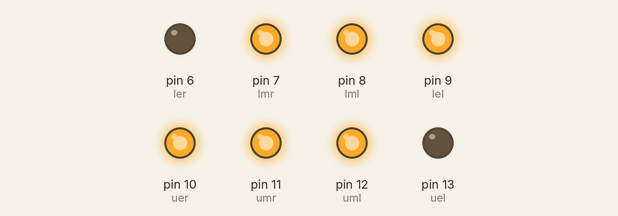
The sketch below on a simulated Arduino Uno, built with avr-gcc and run on an emulated ATmega328P. On the bench: output pins drawn as LEDs (lit = HIGH).

Above: at 0.5 s.
At 1.5 s:
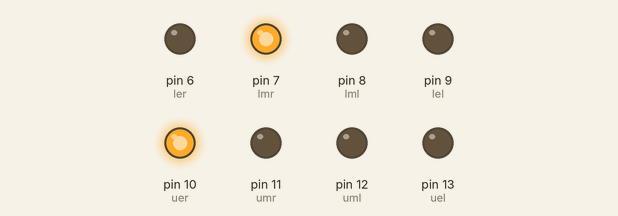
At 3.5 s:
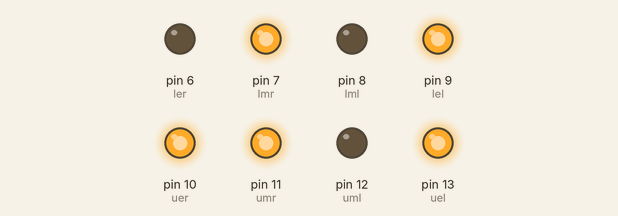
At 6.5 s:
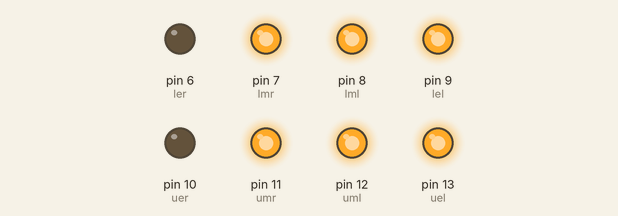
At 9.5 s:
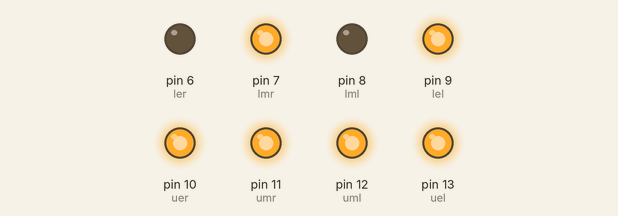
At 13.5 s:
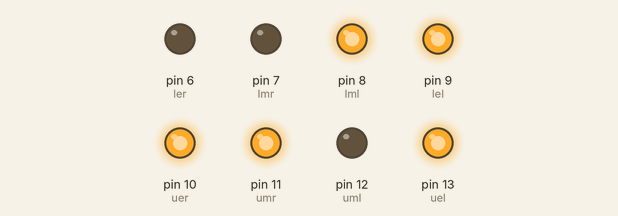
Timing chart, 0 to 14.3 s (numbered marks = the images above):
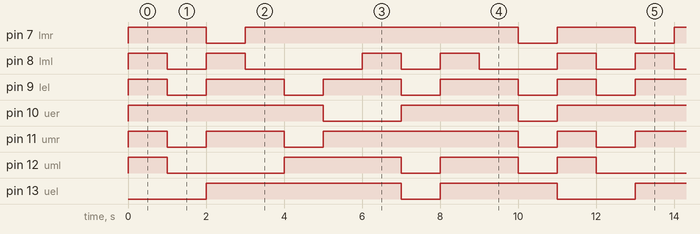

The sketch:

7_Segment_Display.ino
```cpp
int uel = 13;
int uml = 12;
int umr = 11;
int uer = 10;
int lel = 9;
int lml = 8;
int lmr = 7;
int ler = 6;

int pin[]={uel,uml,umr,uer,lel,lml,lmr};
int a9[]={1,1,1,1,1,0,1};
int a8[]={1,1,1,1,1,1,1};
int a7[]={0,0,1,1,0,0,1};
int a6[]={1,1,1,0,1,1,1};
int a5[]={1,1,1,0,1,0,1};
int a4[]={1,1,0,1,0,0,1};
int a3[]={1,0,1,1,1,0,1};
int a2[]={1,0,1,1,1,1,0};
int a1[]={0,0,0,1,0,0,1};
int a0[]={0,1,1,1,1,1,1};
int dash[]={1,0,0,0,0,0,0};

void setup()
{

 pinMode(uel,OUTPUT);
 pinMode(uml,OUTPUT);
 pinMode(umr,OUTPUT);
 pinMode(uer,OUTPUT);
 pinMode(lel,OUTPUT);
 pinMode(lml,OUTPUT);
 pinMode(lmr,OUTPUT);
 pinMode(ler,OUTPUT);

}


void loop() {
for(int j=0;j<=10;j++)
{
 switch(j)
 {

case 9:
{
  for(int i=0;i<7;i++)
 {
  digitalWrite(pin[i],a9[i]);
  }


 }
 break;
case 8:
{
for(int i=0;i<7;i++)
 {
  digitalWrite(pin[i],a8[i]);
  }
}
break;


 break;
case 7:
{
for(int i=0;i<7;i++)
 {
  digitalWrite(pin[i],a7[i]);
  }


 }
 break;
case 6:
{
for(int i=0;i<7;i++)
 {
  digitalWrite(pin[i],a6[i]);
  }


 }
 break;
case 5:
{
  for(int i=0;i<7;i++)
 {
  digitalWrite(pin[i],a5[i]);
  }


 }
 break;
case 4:
{
  for(int i=0;i<7;i++)
 {
  digitalWrite(pin[i],a4[i]);
  }


 }
 break;
case 3:
{
  for(int i=0;i<7;i++)
 {
  digitalWrite(pin[i],a3[i]);
  }


 }
 break;
case 2:
{
  for(int i=0;i<7;i++)
 {
  digitalWrite(pin[i],a2[i]);
  }


 }
 break;
case 1:
{
  for(int i=0;i<7;i++)
 {
  digitalWrite(pin[i],a1[i]);
  }


 }
 break;
case 0:
{
  for(int i=0;i<7;i++)

 {
  digitalWrite(pin[i],a0[i]);
  }
}


 break;
 default :
 {
 for(int i=0;i<7;i++)

 {
  digitalWrite(pin[i],dash[i]);
  }
  }


}
delay(1000);
 }
}
```

Measured:
- by itself, pin 7 (lmr): repeats every 11.0 s: LOW 1.0 s, HIGH 7.0 s, LOW 1.0 s, HIGH 2.0 s
- by itself, pin 8 (lml): repeats every 11.0 s: LOW 1.0 s, HIGH 1.0 s, LOW 3.0 s, HIGH 1.0 s, LOW 1.0 s, HIGH 1.0 s, LOW 2.0 s, HIGH 1.0 s
- by itself, pin 9 (lel): repeats every 11.0 s: 3 × (LOW 1.0 s, HIGH 2.0 s), LOW 1.0 s, HIGH 1.0 s
- by itself, pin 10 (uer): repeats every 11.0 s: LOW 2.0 s, HIGH 3.0 s, LOW 1.0 s, HIGH 5.0 s
- by itself, pin 11 (umr): repeats every 11.0 s: LOW 1.0 s, HIGH 2.0 s, LOW 1.0 s, HIGH 5.0 s, LOW 1.0 s, HIGH 1.0 s
- by itself, pin 12 (uml): repeats every 11.0 s: LOW 3.0 s, HIGH 3.0 s, LOW 1.0 s, HIGH 2.0 s, LOW 1.0 s, HIGH 1.0 s
- by itself, pin 13 (uel): repeats every 11.0 s: LOW 1.0 s, HIGH 3.0 s, LOW 2.0 s, HIGH 5.0 s
